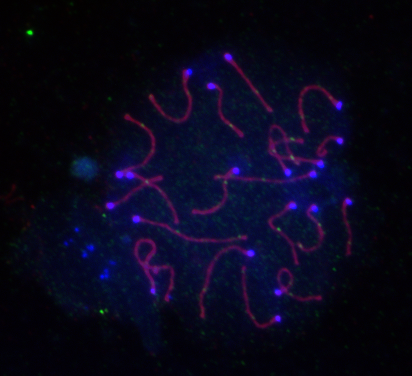
%> input picture bluemale.tif, 412 x 376 px
$ octave --eval "result = image_analysis('bluemale.tif');"   (GNU Octave 9; MATLAB toolbox functions it lacks are replaced by stand-ins)
%> lines starting %> are read from the running program, lines starting %| are printed output that depends on the picture; in (x1, y1, x2, y2) boxes, pixels count from 0 and x2, y2 are one past the last pixel; in counts of white or black regions, pixels touching at a corner belong together; the program's own positions count from 1
function [extracted_data,image_data] = image_analysis(location)
%> called with location = 'bluemale.tif'

% % Image Analysis
clearvars -except location
close all
% location = '~/Desktop/College/Research/PayseurLab/female.tif'; % DELETE
% location = 'C:\Users\alpeterson7\Documents\matt wolf\WSB1 (5).tif'; % DELETE

img = imread(location);
%> img is the input picture: size 376x412x3 uint16; mean R, G, B 2440.2, 1968.3, 7070.4
flag = false; % DELETE - to mark when a bad image has been given
% in the case of a bad image, analysis will continue in spite of that by
% disregarding the previous expected values (e.g. centromere #)

% Determine if the slide is male or female from filepath
[~,name,~] = fileparts(location);
isFemale = regexp(name,'_f','ONCE');
isMale = isempty(isFemale);

% Split Channels -
%https://www.mathworks.com/matlabcentral/answers/91036-split-an-color-image-to-its-3-rgb-channels
red = img(:,:,1); % Red channel (BW)
green = img(:,:,2); % Green channel (BW)
blue = img(:,:,3); % Blue channel(BW)
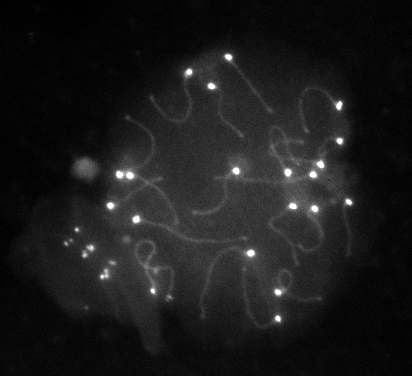
%> blue: size 376x412 uint16; min 0, max 65535, mean 7070.4; drawn with min black and max white
a = zeros(size(img, 1), size(img, 2));
just_red = cat(3, red, a, a);
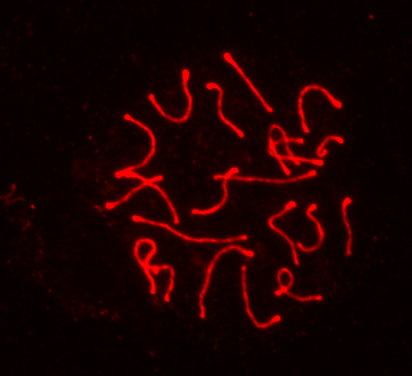
%> just_red: size 376x412x3 uint16; mean R, G, B 2440.2, 0, 0; drawn with min black and max white
just_green = cat(3, a, green, a);
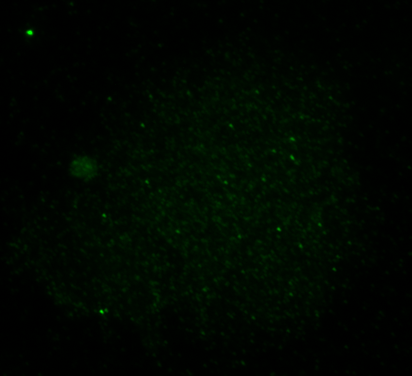
%> just_green: size 376x412x3 uint16; mean R, G, B 0, 1968.3, 0; drawn with min black and max white
just_blue = cat(3, a, a, blue);
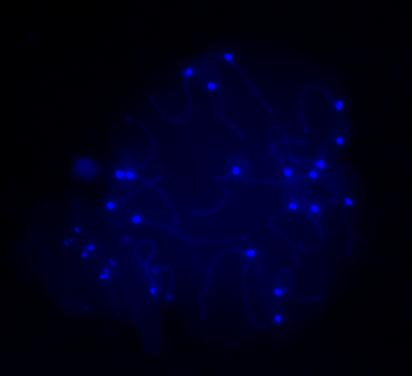
%> just_blue: size 376x412x3 uint16; mean R, G, B 0, 0, 7070.4; drawn with min black and max white

% images = [img, just_red; just_green, just_blue];
% montage(images,'Size', [1 1]), title('Raw Color Channels');
resize_window = @(positions, magnitude) [positions(1:2)-50*magnitude, positions(3:4)+100*magnitude];

%% Detection of Red

% normalize strength of red channel (attempt to)
stretch = decorrstretch(red,'tol',0.02);
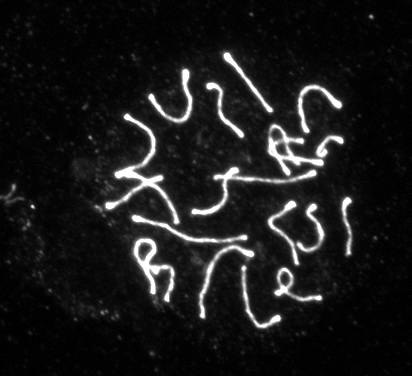
%> stretch: size 376x412 uint16; min 0, max 65535, mean 6629.7; drawn with min black and max white
darker = imadjust(stretch, stretchlim(stretch),[0.02 0.99]);

% clean image
bw = imbinarize(darker, graythresh(darker)); % binarizes with best threshold
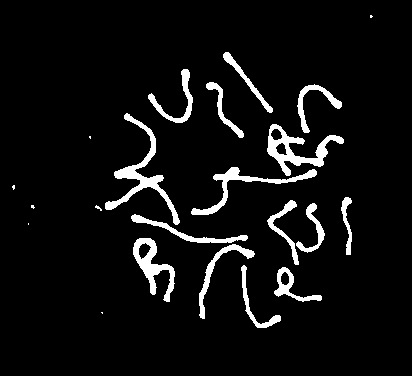
%> bw: size 376x412 logical; 6.1% white; 22 white regions (7 under 20 px), largest, box (x1, y1, x2, y2) and area: (105, 113, 180, 225) 1353, (267, 124, 344, 176) 1216, (133, 238, 175, 302) 954
bwSharp = bwareaopen(bw, 50); % reduces background noise of binarized image
bwSmooth = imgaussfilt(double(bwSharp), 1); % makes the image smooth so that the fill method doesn't get confused
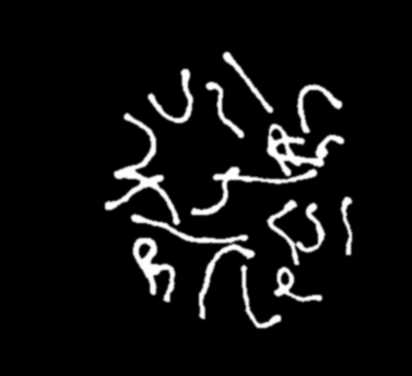
%> bwSmooth: size 376x412 double; min 0, max 1, mean 0.0606
bwR = imbinarize(bwSmooth, graythresh(darker)); % binarizes again
%> bwR: size 376x412 logical; 6.1% white; 14 white regions, largest, box (x1, y1, x2, y2) and area: (105, 113, 180, 225) 1365, (267, 124, 344, 176) 1248, (133, 238, 175, 302) 968

% evaluate
redFound = bwconncomp(bwR, 8); % make a preliminary count of the objects
%> redFound = 14 connected components
%> (the rest of the program and of its run is left out)
